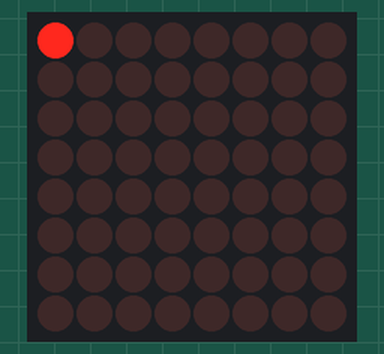
The sketch below on a simulated Arduino Uno, built with avr-gcc and run on an emulated ATmega328P. On the bench: 8×8 LED matrix.

Above: at 0.15 s.
At 1.36 s:
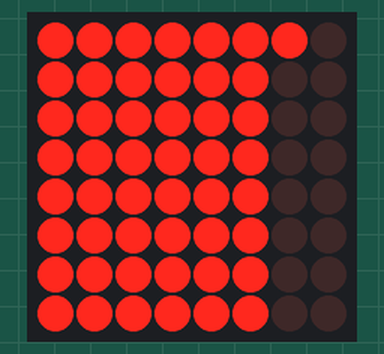
At 2.56 s:
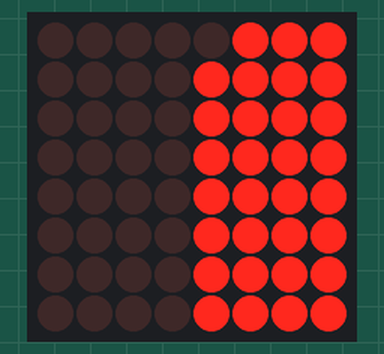
At 5.28 s:
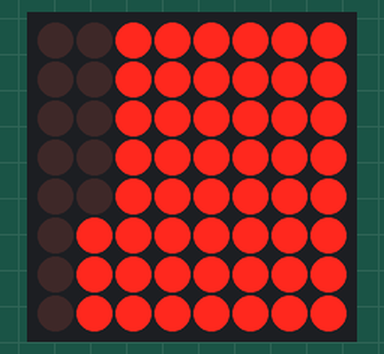
At 7.7 s:
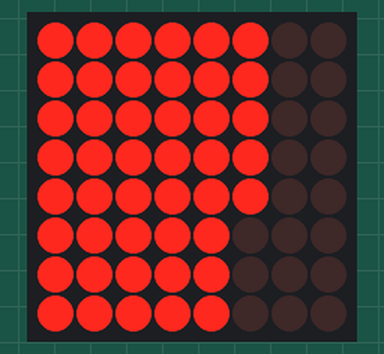
At 10.42 s:
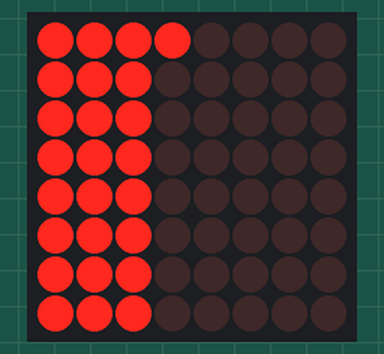

Measured:
- by itself, everything shown: repeats every 9.7 s, in 32 steps

The sketch:

turn_the_leds_on_one_by_one.ino
```cpp
#include "LedControl.h"
LedControl lc = LedControl(12 , 11 , 10 , 1); //DIN , CLK , LOAD , No of drivers

void setup() {

  lc.shutdown(0 , false);//we have one driver, the driver no. 0
  lc.setIntensity(0 , 2);//intensity between 0 and 15
  lc.clearDisplay(0);
}

void loop() {
  for(int row = 0 ; row < 8 ; row++)
    for(int col = 0 ; col < 8 ; col++){
      lc.setLed(0 , col , row , true);//drive no, col, row, true - turns on the led
      delay(25);
    }

  for(int row = 0 ; row < 8 ; row++)
    for(int col = 0 ; col < 8 ; col++){
      lc.setLed(0 , col , row , false);//drive no, col, row, true - turns on the led; turn off one by one
      delay(25);
    }

}
```
